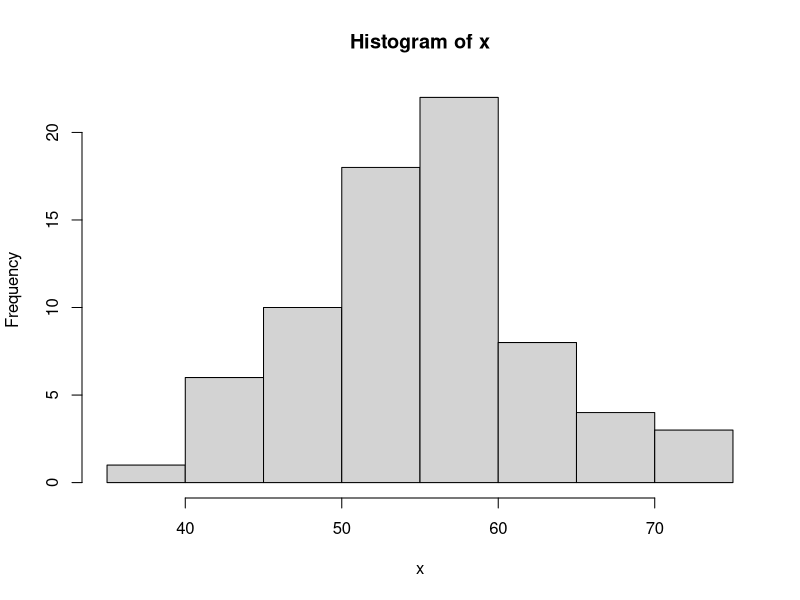
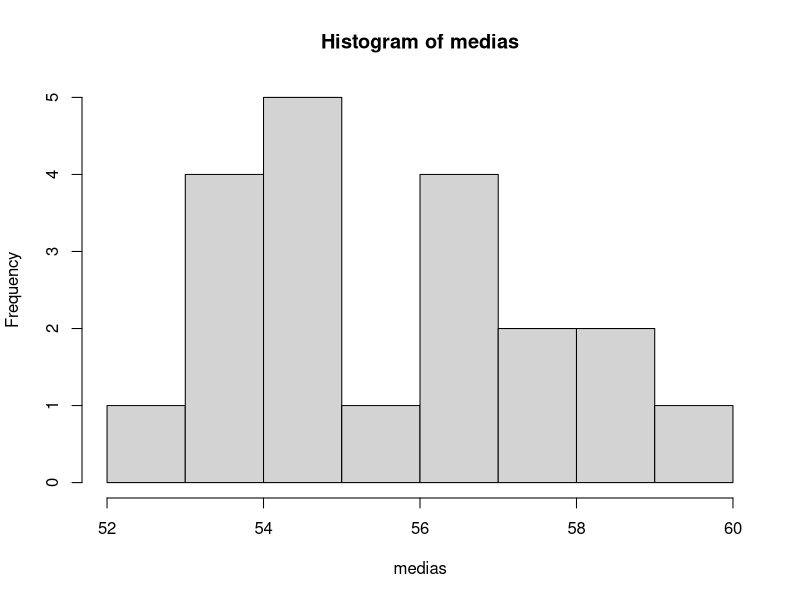

The R source for these figures, in order:
# Crear vector de datos
x = c(72, 63, 53, 52, 43, 54, 58, 53, 51, 59, 55, 62, 63, 54, 44,
54, 60, 60, 60, 57, 57, 45, 54, 60, 57, 70, 73, 54, 46, 56, 55,
48, 56, 60, 54, 56, 41, 67, 39, 55, 49, 71, 61, 64, 44, 48,
62, 69, 52, 66, 46, 53, 47, 47, 50, 51, 49, 62, 48, 42, 58,
62, 55, 56, 59, 60, 58, 56, 59, 56, 56, 52)

# 1. Media
mean(x)


# 2. Cantidad de datos
length(x)

# 3. Muestra tamaño 10 y su media
set.seed(123)
muestra = sample(x, 10)
mean(muestra)

# 4. Histograma de x
hist(x)

# 5. Histograma de 20 medias muestrales
medias = numeric(20)

for(i in 1:20){medias[i] = mean(sample(x, 10))}

hist(medias)
